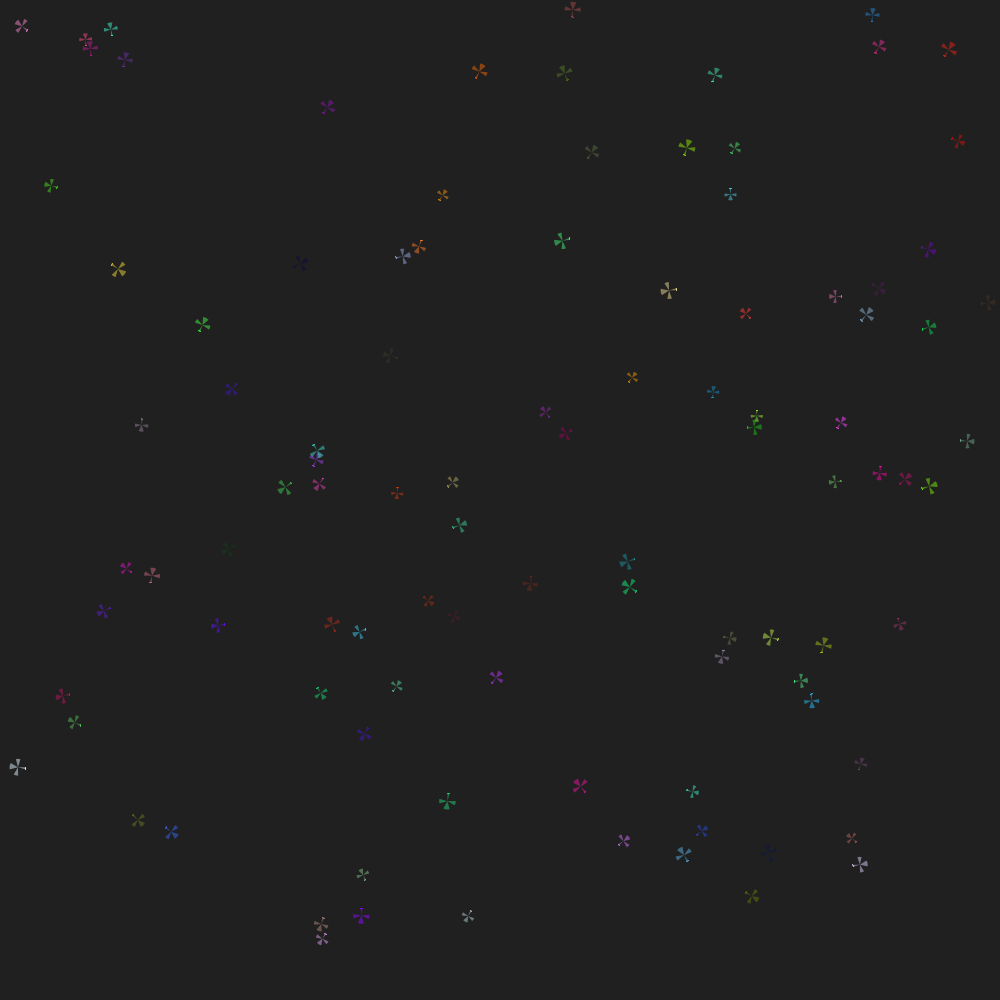
Frame 1 (no input)
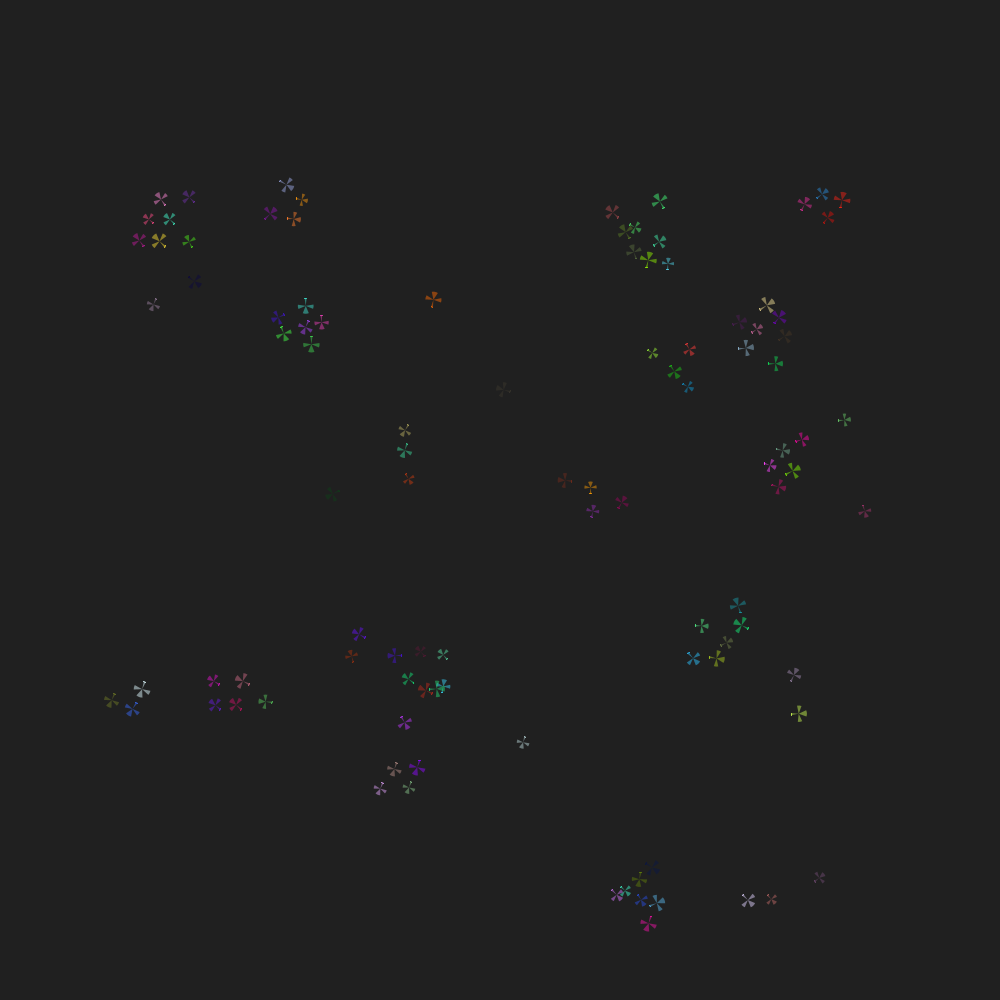
Frame 60 (the mouse pressed at the canvas centre just before this capture)
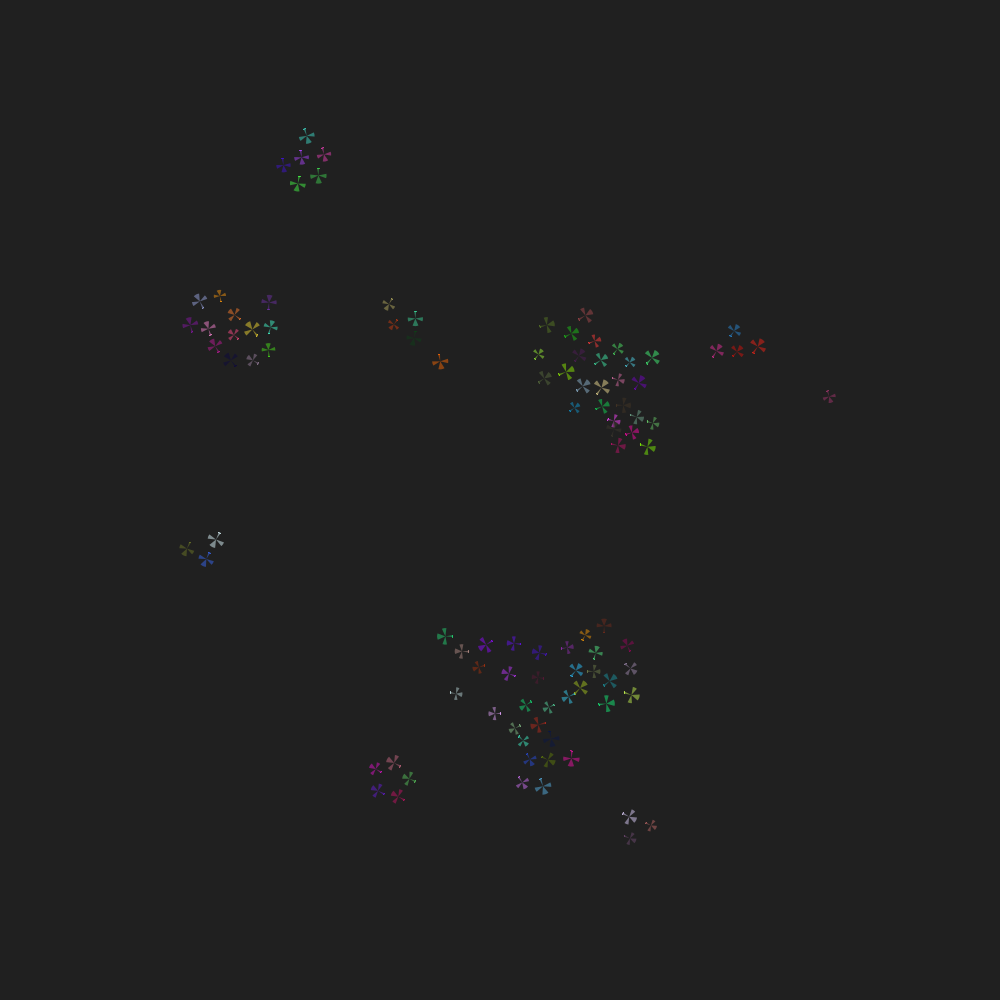
Frame 120 (the mouse held since frame 60 and released just before this capture)

The Processing sketch that drew these frames (run headless with seeded random() and noise(); from frame 60 on, the mouse is pressed at the canvas centre):

// Processing sketch: boids05
// ── boids05.pde
/// flock of birds
//-///////////////

final int     NORD_SOUTH=1000; ///< maximum distance from north to south
final int     EAST_WEST=1000;  ///< maximum distance from east to west
final int     MAX_CEIL=100;    ///< maximum flight ceiling
final int     HM_BIRDS=100;    ///< how many birds
final boolean targeted=false;  ///< Do they get their goals as part of initialization?

// Boids algorithm parameters (see: https://people.ece.cornell.edu/land/courses/ece4760/labs/s2021/Boids/Boids.html)
final float   protectedRange=min(NORD_SOUTH,EAST_WEST)/50.0; ///< "Range where they fly away from others"
final float   protectedRangeSquared=protectedRange*protectedRange;
final float   visualRange=min(NORD_SOUTH,EAST_WEST)/15.0;   ///< "Range where they tend toward center of mass"
final float   visual_range_squared=visualRange*visualRange;
final float   avoidfactor=0.04;
final float   matchingfactor=0.05;
final float   centeringfactor=0.005;
final float   turnfactor=0.02;
final float   maxspeed=4;
final float   minspeed=2;
final float   margin=100;
final float   leftmargin=margin;
final float   rightmargin=EAST_WEST-margin;
final float   topmargin=margin;
final float   bottommargin=NORD_SOUTH-margin;

ArrayList<Bird> birds;         ///< all our birds in JAVA like container

void initBirds()
{
  birds=new ArrayList(HM_BIRDS); // Constructs an empty list with the specified initial capacity.
  for(int i=0;i<HM_BIRDS;i++)
    birds.add(new Bird(NORD_SOUTH,EAST_WEST,MAX_CEIL,targeted));
}

/// @note We assume that the birds are always properly sorted in terms of height.
void showBirds()
{
   for(int i=0;i<HM_BIRDS;i++)
   {
     Bird current=birds.get(i);
     float ZRatio=current.z/MAX_CEIL;
     current.showBird(2+ZRatio*20); //any way of presenting the height for now
     if(current.isTargeted())
     {
       stroke(red(current.co),green(current.co),blue(current.co));
       line(current.x,current.y,current.tx,current.ty);
     }
   }
}

void settings()
{
  size(EAST_WEST,NORD_SOUTH);
}

void setup()
{
  initBirds();
  sortBirds();
  showBirds();
  decisions();
  frameRate(20); // Slowly at first
}

void draw()
{
  moveBirds();
  sortBirds();
  background(32);
  showBirds();
  decisions();
}

/// @date 2026-10-16 (modified)

// ── bird.pde
/// A class describing a bird in a separate tab and file.
class Bird
{
  float x,y,z;     //!< position
  float vx,vy,vz;  //!< speed vector
  float tx,ty,tz;  //!< position of current goal
  color co; //!< we need color to distinguish birds
  
  Bird(float north_south,float east_west,float down_up,boolean targ) //!< Constructor
  {
    co=color(random(256),random(256),random(256));
    if(targ)
    {
      vx=vy=vz=0; 
      tx=random(north_south);
      ty=random(east_west);
      tz=0;
    }
    else
    {
      tx=-north_south;ty=-east_west;tz=0; // Not the real target.
      vx=random(north_south/1000)-north_south/2000;
      vy=random(east_west/1000)-east_west/2000;
      vz=0;
    }
    x=random(north_south);
    y=random(east_west);
    z=down_up/2+random(down_up/4);
  }
  
  boolean isTargeted()
  {
    return tx>=0 && ty>=0;
  }
  
  void showBird(float d) //!< visualization of a single bird
  {
    stroke(co);
    fill(red(co),green(co),blue(co),128);
    float angle=atan2(vy,vx); //The velocity vector is more versatile as a direction indicator.
    arc(x,y,d*0.9,d*0.9,angle-QUARTER_PI/6,angle+QUARTER_PI/6);
    noStroke();
    angle+=PI;
    arc(x,y,d,d,angle-QUARTER_PI/2,angle+QUARTER_PI/2);
    angle-=HALF_PI;
    arc(x,y,d,d,angle-QUARTER_PI/5,angle+QUARTER_PI/2);
    angle+=PI;
    arc(x,y,d,d,angle-QUARTER_PI/2,angle+QUARTER_PI/5); 
  }
  
} //end_of_class

/// @date 2026-10-16 (modified)

// ── birdslogic.pde
/// decisions and actions of birds
void decisions()
{
   for(int i=0;i<HM_BIRDS;i++)
   {
     Bird current=birds.get(i);
     if(current.isTargeted())
         thinkAndDoTarget(current);
     else
         thinkAndDoBoids(current,i);
   }
}

int signum(float v)
{
  if(v<0) return -1;
  else if(v>0) return 1;
  else return 0;
}

/// simple target orientation
void thinkAndDoTarget(Bird me)
{
  float dx=me.tx-me.x;
  float dy=me.ty-me.y;
  float dz=me.tz-me.z;
  
  //Has the goal been achieved?
  if(sqrt(dx*dx+dy*dy+dz*dz)<=1.0)
  {
    println("Caught! Go up!");
    me.vx=0;
    me.vy=0;
    me.vx=0;
    me.tz=1000; //Target now unattainable height
  }
  else //NO! Continue to approach!
  {
    me.vx=dx*0.01; if(abs(me.vx)<1) me.vx=signum(dx);
    me.vy=dy*0.01; if(abs(me.vy)<1) me.vy=signum(dy);
    me.vz=dz*0.01; if(abs(me.vz)<0.1) me.vz=signum(dz)*0.1;
    println(me.vx,me.vy,me.vz);
  }
}

/// Implementation of the boids algorithm.
/// See: https://people.ece.cornell.edu/land/courses/ece4760/labs/s2021/Boids/Boids.html
void thinkAndDoBoids(Bird boid,int myIndex)
{
  // For every "boid" - is "upstairs" . . .  //for each boid (boid):
  
      // Zero all accumulator variables
      float xpos_avg, ypos_avg, xvel_avg, yvel_avg, neighboring_boids, close_dx, close_dy;
      xpos_avg=ypos_avg=xvel_avg=yvel_avg=neighboring_boids=close_dx=close_dy = 0.0;
  
      // For every other boid in the flock . . .
      //for each other boid (otherboid):
      for(int i=0;i<HM_BIRDS;i++)
      if(i!=myIndex)
      {
          Bird otherboid=birds.get(i);
          
          // Compute differences in x and y coordinates
          float dx = boid.x - otherboid.x;
          float dy = boid.y - otherboid.y;
  
          // Are both those differences less than the visual range?
          if (abs(dx)<visualRange && abs(dy)<visualRange)
          {
              // If so, calculate the squared distance
              float squared_distance = dx*dx + dy*dy;
  
              // Is squared distance less than the protected range?
              if (squared_distance < protectedRangeSquared)
              {
                  // If so, calculate difference in x/y-coordinates to nearfield boid
                  close_dx += boid.x - otherboid.x;
                  close_dy += boid.y - otherboid.y;
              }
              // If not in protected range, is the boid in the visual range?
              else if (squared_distance < visual_range_squared)
                   {
                      // Add other boid's x/y-coord and x/y vel. to accumulator variables
                      xpos_avg += otherboid.x;
                      ypos_avg += otherboid.y;
                      xvel_avg += otherboid.vx;
                      yvel_avg += otherboid.vy;
      
                      // Increment number of boids within visual range
                      neighboring_boids += 1;
                   }
          }        
      }
      
      // If there were any boids in the visual range . . .            
      if (neighboring_boids > 0) 
      {
          // Divide accumulator variables by number of boids in visual range
          xpos_avg = xpos_avg/neighboring_boids;
          ypos_avg = ypos_avg/neighboring_boids;
          xvel_avg = xvel_avg/neighboring_boids;
          yvel_avg = yvel_avg/neighboring_boids;
  
          // Add the centering/matching contributions to velocity
          boid.vx = (boid.vx + 
                     (xpos_avg - boid.x)*centeringfactor + 
                     (xvel_avg - boid.vx)*matchingfactor);
  
          boid.vy = (boid.vy + 
                     (ypos_avg - boid.y)*centeringfactor + 
                     (yvel_avg - boid.vy)*matchingfactor);
      }
      
      // Add the avoidance contribution to velocity
      boid.vx = boid.vx + (close_dx*avoidfactor);
      boid.vy = boid.vy + (close_dy*avoidfactor);
  
      // If the boid is near an edge, make it turn by turnfactor
      // but in proportion to the distance from the permitted area
      if(boid.x < leftmargin)
          boid.vx = boid.vx + turnfactor*abs(boid.x - leftmargin);
      if(boid.x > rightmargin)
          boid.vx = boid.vx - turnfactor*abs(boid.x - rightmargin);
      if(boid.y > bottommargin)
          boid.vy = boid.vy - turnfactor*abs(boid.y - bottommargin);
      if(boid.y < topmargin)
          boid.vy = boid.vy + turnfactor*abs(boid.y - topmargin);

  
      // Calculate the boid's speed
      // Slow step! Lookup the "alpha max plus beta min" algorithm
      float speed = sqrt(boid.vx*boid.vx + boid.vy*boid.vy);
  
      // Enforce min and max speeds
      if (speed < minspeed)
      {
          boid.vx = (boid.vx/speed)*minspeed;
          boid.vy = (boid.vy/speed)*minspeed; //fix!
      }
      
      if (speed > maxspeed)
      {
          boid.vx = (boid.vx/speed)*maxspeed;
          boid.vy = (boid.vy/speed)*maxspeed;
      }
      
      // Update boid's position - is in worldphysics!
      //boid.x = boid.x + boid.vx;
      //boid.y = boid.y + boid.vy;
}


/// @date 2026-10-16 (modified)

// ── sorting.pde
// Magic trick - Sorting taken from JAVA
//-//////////////////////////////////////

import java.util.*;

void sortBirds() ///< birds flying lower must be drawn first!
{
  birds.sort(new Comparator<Bird>() {
      public int compare(Bird b1, Bird b2) //Here we need pure JAVA syntax.
      {
         if(b1.z<b2.z) return -1;
         else if(b1.z>b2.z) return 1;
         else return 0;
      }
    });
}

/// @date 2026-10-16 (modified)
// ── worldphysics.pde
/// Birds' decisions and actions have physical consequences
void moveBirds()
{
   for(int i=0;i<HM_BIRDS;i++)
   {
     Bird current=birds.get(i);
     //Moving...
     current.x+=current.vx;
     current.y+=current.vy;
     current.z+=current.vz;
     
     //Cloud and ground collision check
     if(current.z>=MAX_CEIL)
     {
       current.z=MAX_CEIL;
       current.vz=-1; //Always downwards, because you don't know what vz the boid has!
     }
     else 
     if(current.z<=0)
     {
       current.vx=current.vy=current.vz=0;
     } 
   }
}

/// @date 2026-10-16 (modified)
